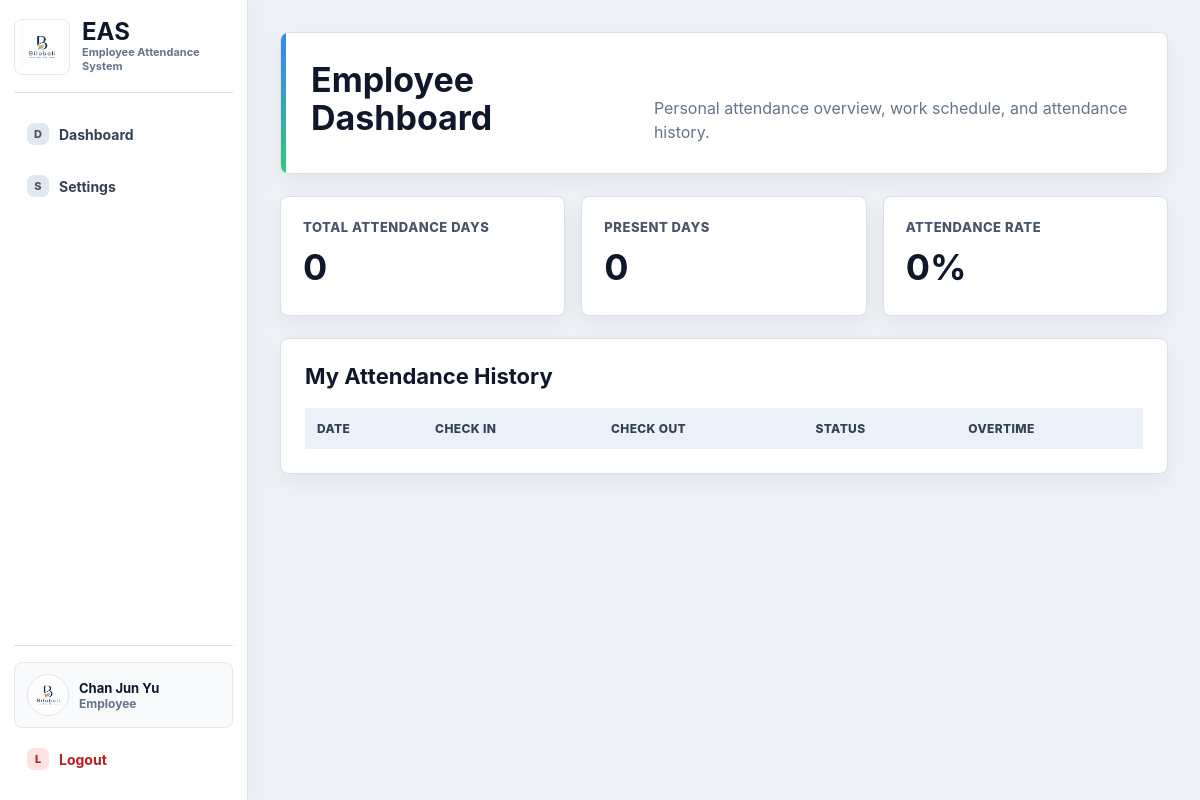
The page /employee (signed in) on the database as committed earlier.
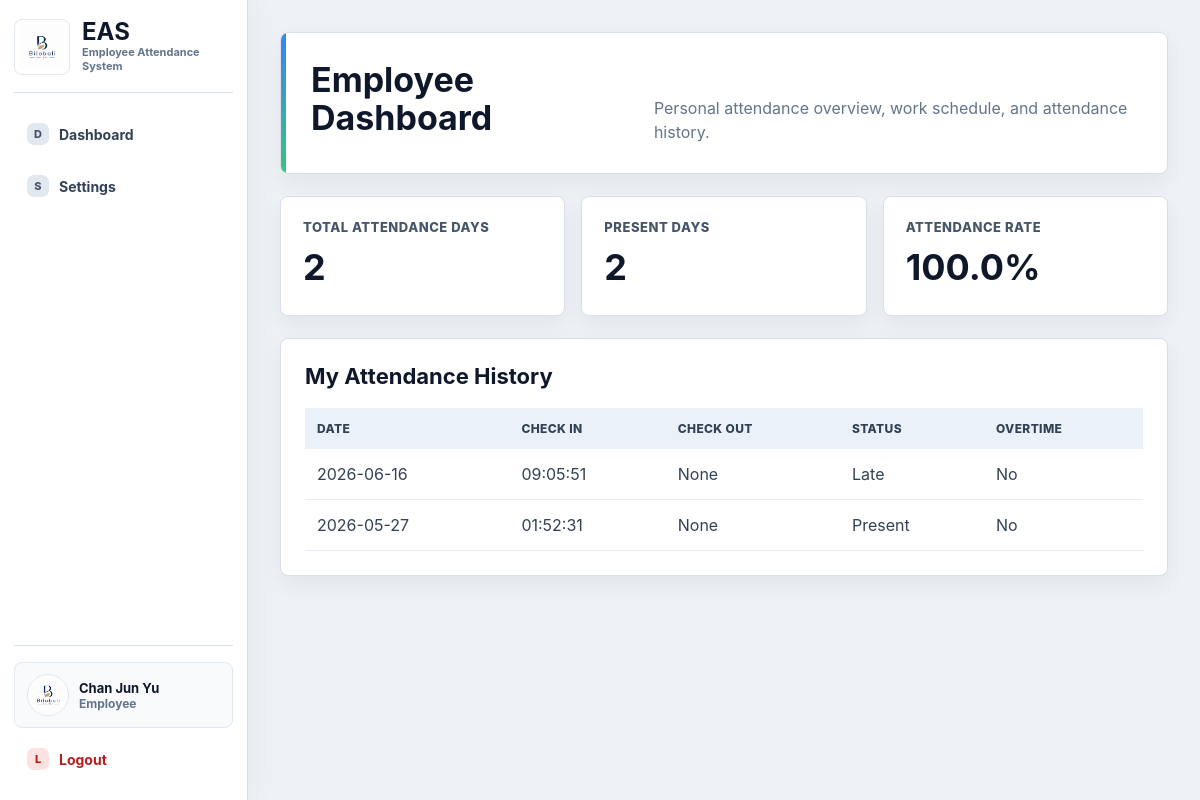
The same page on the database as committed later.
### tables this page shows
CREATE TABLE users (
            id INTEGER PRIMARY KEY AUTOINCREMENT,
            username TEXT NOT NULL UNIQUE,
            password TEXT NOT NULL,
            role TEXT NOT NULL,
            full_name TEXT,
            email TEXT,
            department TEXT,
            position TEXT,
            status TEXT DEFAULT 'Active'
        , system_id TEXT, joined_year TEXT, profile_image TEXT, deleted_at TEXT);

CREATE TABLE attendance (
            id INTEGER PRIMARY KEY AUTOINCREMENT,
            user_id INTEGER NOT NULL,
            date TEXT NOT NULL,
            check_in TEXT,
            check_out TEXT,
            status TEXT DEFAULT 'Present',
            edited_by TEXT,
            edit_reason TEXT
        , overtime TEXT DEFAULT 'No');

### routes/employee_routes.py (the view)
@employee_bp.route("/employee")
def employee_dashboard():
    if session.get("role") != "employee":
        return redirect(url_for("auth.login"))
    dashboard_data = get_employee_dashboard_data(session["user_id"])
    return render_template("employee/dashboard.html", **dashboard_data)

### app.py (called while the page is built)
def create_app():
    app = Flask(__name__)
    app.secret_key = SECRET_KEY
    ensure_face_folder()
    init_db()
    seed_users()
    app.register_blueprint(kiosk_bp)
    app.register_blueprint(auth_bp)
    app.register_blueprint(superadmin_bp)
    app.register_blueprint(hr_bp)
    app.register_blueprint(employee_bp)
    app.register_blueprint(profile_bp)
    @app.context_processor
    def inject_current_user():
        from flask import session
        user_id = session.get("user_id")
        return {
            "current_user": get_user_by_id(user_id) if user_id else None
        }
    @app.after_request
    def prevent_authenticated_page_cache(response):
        response.headers["Cache-Control"] = "no-store, no-cache, must-revalidate, max-age=0"
        response.headers["Pragma"] = "no-cache"
        response.headers["Expires"] = "0"
        return response
    return app

### database.py (called while the page is built)
def get_sqlite_target():
    if DATABASE == ":memory:":
        return "file:eas_memory?mode=memory&cache=shared", True
    return DATABASE, DATABASE.startswith("file:")

def get_db_connection():
    global _MEMORY_DB_CONNECTION
    database, use_uri = get_sqlite_target()
    if DATABASE == ":memory:" and _MEMORY_DB_CONNECTION is None:
        _MEMORY_DB_CONNECTION = sqlite3.connect(database, uri=True)
        _MEMORY_DB_CONNECTION.row_factory = sqlite3.Row
    conn = sqlite3.connect(database, uri=use_uri)
    conn.row_factory = sqlite3.Row
    return conn

def get_user_by_id(user_id):
    conn = get_db_connection()
    user = conn.execute(
        "SELECT * FROM users WHERE id=?",
        (user_id,)
    ).fetchone()
    conn.close()
    return user

def get_work_settings():
    conn = get_db_connection()
    settings = conn.execute(
        "SELECT * FROM work_settings WHERE id = 1"
    ).fetchone()
    conn.close()
    return settings

### services/attendance_service.py (called while the page is built, shortened)
def get_schedule():
    settings = get_work_settings()
    return {
        "start_time": settings["start_time"],
        "end_time": settings["end_time"],
        "check_in_open_time": get_check_in_open_time(settings["start_time"]),
        "check_out_close_time": get_check_out_close_time(settings["end_time"]),
    }

def time_to_minutes(value):
    if not value:
        return None
    parts = value.split(":")
    return (int(parts[0]) * 60) + int(parts[1])

def format_minutes(value):
    value = value % (24 * 60)
    return f"{value // 60:02d}:{value % 60:02d}"

### templates/employee/dashboard.html (shortened to what this page needs)
<!DOCTYPE html>
<html>
<head>
    <link rel="stylesheet" href="{{ url_for('static', filename='css/main.css') }}">
    <link rel="stylesheet" href="{{ url_for('static', filename='css/dashboard.css') }}">
</head>
<body>
<div class="layout">
    {% include "shared/sidebar.html" %}
    <div class="main">
        <div class="header">
            <h1>Employee Dashboard</h1>
            <p>Personal attendance overview, work schedule, and attendance history.</p>
        </div>
        <div class="stat-grid">
            <div class="stat-card">
                <span>Total Attendance Days</span>
                <strong>{{ total_days }}</strong>
            </div>
            <div class="stat-card">
                <span>Present Days</span>
                <strong>{{ present_days }}</strong>
            </div>
            <div class="stat-card">
                <span>Attendance Rate</span>
                <strong>{{ attendance_percentage }}%</strong>
            </div>
        </div>
        {% include "employee/attendance_history.html" %}
    </div>
</div>
</body>
</html>

### templates/shared/sidebar.html (shortened to what this page needs)
<aside class="sidebar" id="appSidebar">
    <div class="sidebar-top">
        <button class="brand-lockup" type="button" data-sidebar-toggle aria-label="Toggle sidebar">
            <img src="{{ url_for('static', filename='images/bilobali_logo.png') }}" alt="Bilobali logo">
            <span><strong>EAS</strong><small>Employee Attendance System</small></span>
        </button>
    </div>
    <nav class="sidebar-nav">
    {% if session.get("role") == "superadmin" %}
    <a href="/superadmin" data-icon="D"><span>Dashboard</span></a>
    <a href="/employees" data-icon="E"><span>Manage Employees</span></a>
    <a href="/attendance_records" data-icon="A"><span>Attendance Records</span></a>
    <a href="/superadmin/face_registration" data-icon="F"><span>Face Registration</span></a>
    <a href="/work_settings" data-icon="W"><span>Work Schedule</span></a>
    {% else %}
    <a href="/employee" data-icon="D"><span>Dashboard</span></a>
    {% endif %}
    <a href="/settings" data-icon="S"><span>Settings</span></a>
    </nav>
    {% if current_user %}
    {% set role_label = "Super Admin" if current_user.role == "superadmin" else ("HR Staff" if current_user.role == "hr" else "Employee") %}
    <div class="sidebar-account">
        <a class="sidebar-profile" href="/profile" title="Profile">
            <img src="{{ url_for('static', filename=current_user.profile_image) if current_user.profile_image else url_for('static', filename='images/bilobali_logo.png') }}" alt="Profile photo">
            <span>
                <strong>{{ current_user.full_name or "User" }}</strong>
                <small>{{ role_label }}</small>
            </span>
        </a>
        <a class="sidebar-logout" href="/logout" data-icon="L"><span>Logout</span></a>
    </div>
    {% endif %}
</aside>

### templates/employee/attendance_history.html
<div class="table-box">
    <h2>My Attendance History</h2>
    <table>
        <tr>
            <th>Date</th>
            <th>Check In</th>
            <th>Check Out</th>
            <th>Status</th>
            <th>Overtime</th>
        </tr>
        {% for record in records %}
        <tr>
            <td>{{ record.date }}</td>
            <td>{{ record.check_in }}</td>
            <td>{{ record.check_out }}</td>
            <td>{{ record.status }}</td>
            <td>{{ record.overtime or "No" }}</td>
        </tr>
        {% endfor %}
    </table>
</div>

### static/css/main.css (style rules this page uses)
:root { --page: #eef2f6; --surface: #ffffff; --surface-soft: #f8fafc; --ink: #0f172a; --text: #1f2937; --muted: #64748b; --line: #d8e0ea; --nav: #101827; --nav-2: #172235; --blue: #3b82f6; --blue-dark: #2563eb; --green: #34c77b; --green-dark: #16a34a; --orange: #fb923c; --orange-dark: #ea580c; --red: #ef4444; --red-dark: #dc2626; --radius: 8px; --shadow: 0 18px 44px rgba(15, 23, 42, 0.10); --shadow-soft: 0 8px 22px rgba(15, 23, 42, 0.06); }
* { box-sizing: border-box; }
html { min-height: 100%; }
body { min-height: 100vh; margin: 0; font-family: Inter, "Segoe UI", Arial, Helvetica, sans-serif; background: var(--page); color: var(--text); }
a { color: inherit; text-decoration: none; }
button, .btn { display: inline-flex; align-items: center; justify-content: center; min-height: 40px; padding: 10px 16px; border: 0; border-radius: var(--radius); background: var(--blue); color: #ffffff; font: inherit; font-size: 14px; font-weight: 700; line-height: 1; cursor: pointer; box-shadow: 0 8px 18px rgba(59, 130, 246, 0.22); transition: transform 140ms ease, box-shadow 140ms ease, background 140ms ease; }

Rows that differ between the two databases and show on the page:
added attendance: date "2026-06-16", check_in "09:05:51", check_out "None", status "Late", overtime "No"
added attendance: date "2026-05-27", check_in "01:52:31", check_out "None", status "Present", overtime "No"
Other text that changed with them:
{{ total_days }}: "0" → "2"
{{ present_days }}: "0" → "2"
{{ attendance_percentage }}: "0" → "100.0"
